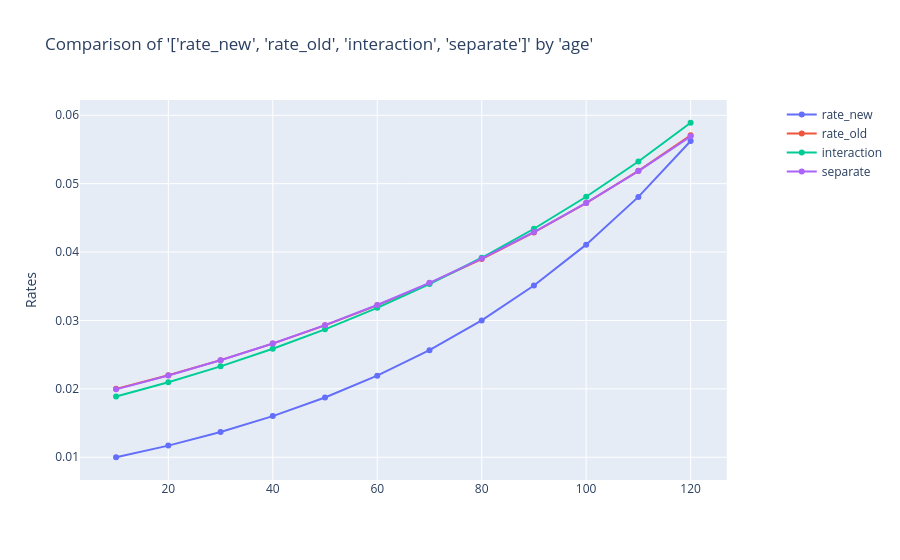

The notebook cell this image was saved under:
### Markdown cell above
The old rate prediction are similar to actual for all predictions as there is sufficient data to train on.

### Code cell
charters.compare_rates(
    merge_old,
    x_axis="age",
    rates=["rate_new", "rate_old", "interaction", "separate"],
)

### Figure 1 — Plotly figure (JSON) as saved in the notebook; plotly's stock layout.template omitted (floating-point values rounded to 4 significant figures)
{"data": [{"mode": "lines+markers", "name": "rate_new", "type": "scatter", "x": [10, 20, 30, 40, 50, 60, 70, 80, 90, 100, 110, 120], "xaxis": "x", "y": [0.01, 0.0117, 0.01369, 0.01602, 0.01874, 0.02192, 0.02565, 0.03001, 0.03511, 0.04108, 0.04807, 0.05624], "yaxis": "y"}, {"mode": "lines+markers", "name": "rate_old", "type": "scatter", "x": [10, 20, 30, 40, 50, 60, 70, 80, 90, 100, 110, 120], "xaxis": "x", "y": [0.02, 0.022, 0.0242, 0.02662, 0.02928, 0.03221, 0.03543, 0.03897, 0.04287, 0.04716, 0.05187, 0.05706], "yaxis": "y"}, {"mode": "lines+markers", "name": "interaction", "type": "scatter", "x": [10, 20, 30, 40, 50, 60, 70, 80, 90, 100, 110, 120], "xaxis": "x", "y": [0.01888, 0.02097, 0.02329, 0.02586, 0.0287, 0.03185, 0.03533, 0.03917, 0.04341, 0.04808, 0.05324, 0.05891], "yaxis": "y"}, {"mode": "lines+markers", "name": "separate", "type": "scatter", "x": [10, 20, 30, 40, 50, 60, 70, 80, 90, 100, 110, 120], "xaxis": "x", "y": [0.01993, 0.02195, 0.02418, 0.02663, 0.02931, 0.03226, 0.0355, 0.03905, 0.04293, 0.04718, 0.05184, 0.05692], "yaxis": "y"}], "layout": {"title": {"text": "Comparison of '['rate_new', 'rate_old', 'interaction', 'separate']' by 'age'"}, "xaxis": {"anchor": "y", "domain": [0, 0.94]}, "yaxis": {"anchor": "x", "domain": [0, 1], "title": {"text": "Rates"}, "type": "-"}, "yaxis2": {"anchor": "x", "overlaying": "y", "side": "right"}}}
